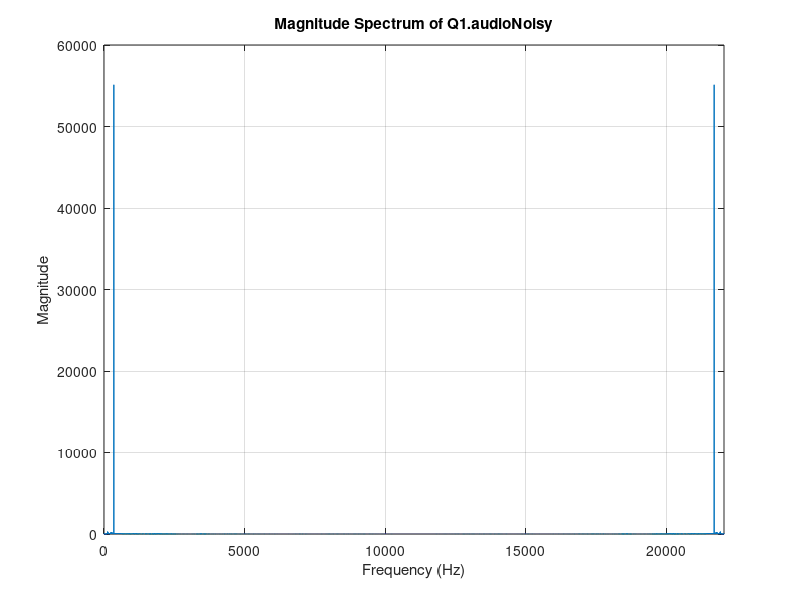
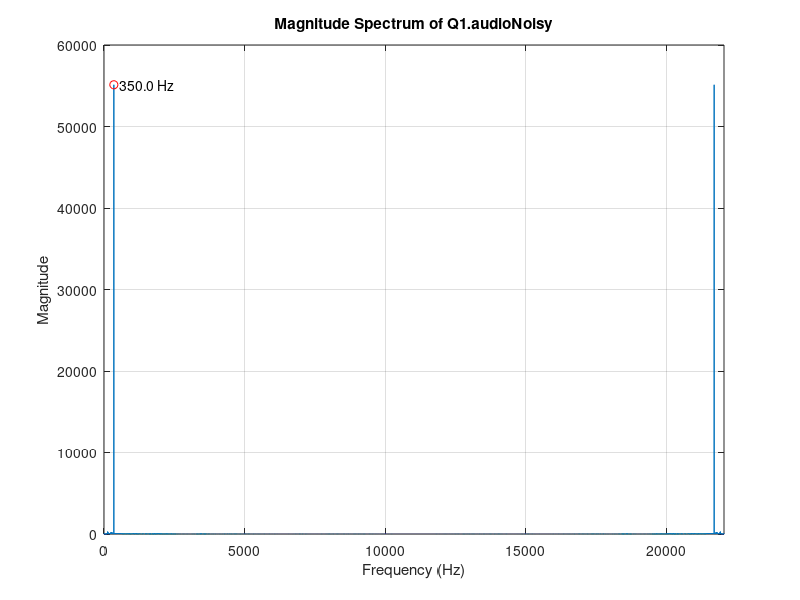
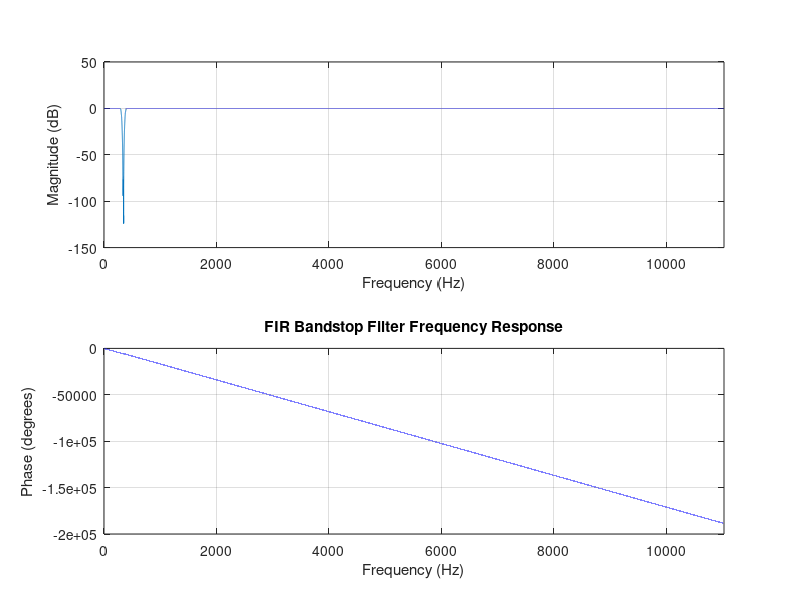

These charts were generated, in order, by the following MATLAB code: (Note: this script raises an error after producing the figures.)
function Answers = u2227951_lab()
%% ES3C5 lab submission template v2.0
%
% Please DO NOT change this header
% Please DO NOT change any code in this top-level function
% Please DO NOT change function or subfunction arguments (Input OR Output)
% DO Change function name above to u<ID>_lab(), where <ID> is your student #

% ES3C5 2025-2026 Lab Assignment
% Module Leader: Viji Ahanathapillai
% Modify the SUBFUNCTIONS below with the code needed to determine or
% demonstrate the answers requested.

% See the Briefing Sheet for full instructions.

% Initialise answer structure
Answers = [];

%% Template call (dummy)
Q0();

%% Remaining Calls
Answers.Q1 = Q1Fun();
Answers.Q2 = Q2Fun();
Answers.Q3 = Q3Fun();


end

%% Template Question on hypotenuse length
% This subfunction is a sample to demonstrate what is expected for comments
function c0 = Q0()
% Please DO NOT change function arguments (input OR output)
% Assign answer to c0 (double value)

% Define triangle lengths
a0 = 2; % 1st side
b0 = 1; % 2nd side

% Find length of hypothenuse
c0 = sqrt(a0^2 + b0^2); % Pythagorean theorem to find 3rd side

end

%%
%%%%%%%%%%%%%%%%%%% Start Modifying Below %%%%%%%%%%%%%%%%%%%%%%%%%%%%%%%%


%% Q1 Audio Signal Processing
% Figures created must be labelled and copied to u<ID>_lab.docx
function Q1 = Q1Fun()
% Please DO NOT change function arguments above (input OR output)
% You must call a plotting function but you can label it manually.

    % Initialising outputs to guarantee they exist (unless you delete them)
    % Please DO NOT modify or move the code below
  

    Q1.audioInput =[];% Q1 part (a)
    Q1.noiseSignal=[];% Q1 part (b)
    Q1.audioNoisy = []; % Q1 part (b)
    Q1.FFTNoisy = []; % Q1 part (b)

    Q1.h = []; % Q1 part (c)
    Q1.filteredAudio = []; % Q1 part (c)
    Q1.audioCustom = []; % Q1 part (d)

    
    % Please DO NOT modify or move the code above
    
    %% Start your Q1 code here
    % DO NOT REMOVE OR MOVE THIS IF STATEMENT
    % WRITE YOUR CODE INSIDE THIS IF STATEMENT
    if exist('u2227951_lab_Audio.mat', 'file') == 2
        load('u2227951_lab_Audio.mat', 'audioRaw');
        
        % 1a) Loading Recording
        Q1.audioInput = audioRaw;
        
        % 1b) Noise Contamination and FFT Analysis
        % Define parameters for noise signal
        N = length(Q1.audioInput);
        n1 = 350; % From u2227951_lab.txt
        f_s = 22050; % Sampling frequency (used to record audio)
        t = (0:N-1)' / f_s; % N time points in seconds
        
        % Create the noise signal
        Q1.noiseSignal = sin(2*pi*n1*t); 
    
        % Contaminate the recorded signal with the noise signal
        Q1.audioNoisy = Q1.audioInput + Q1.noiseSignal; 
    
        % FFT analysis of the contaminated signal
        Q1.FFTNoisy = fft(Q1.audioNoisy); 
        
        f_k = (0:N-1) * (f_s / N); % Compute frequency axis. Each bin k corresponds to frequency k * (f_s / N)
        mag = abs(Q1.FFTNoisy); 
        
        % Plot magnitude spectrum with range [0, 22050) Hz
        figure;
        plot(f_k, mag);
        xlim([0 f_s]);
        xlabel('Frequency (Hz)');
        ylabel('Magnitude');
        title('Magnitude Spectrum of Q1.audioNoisy');
        grid on;
        
        % Find and label the largest peak (excluding DC)
        [mag_peak, peak_index] = max(mag(2:end));
        peak_index = peak_index + 1; % Compensate for skipping DC component
        f_peak = f_k(peak_index);
        saveas(gcf, 'images/1b_magnitude_spectrum.png');
        
        % Label the peak on the plot
        hold on;
        plot(f_peak, mag_peak, 'ro');
        text(f_peak, mag_peak, sprintf('  %.1f Hz', f_peak));
        hold off;
        saveas(gcf, 'images/1b_magnitude_spectrum_labelled.png');
    
        % 1c) FIR Filter design to isolate the largest noise frequency
        % Define filter parameters
        f_nyq = f_s / 2; % Nyquist frequency needed for filter

        % Need to filter out 350 Hz so I tested lower and upper bounds around that to get these values 
        w_cutoff_lower = 310;
        w_cutoff_upper = 380;
        w_n = [w_cutoff_lower w_cutoff_upper] / f_nyq; % Normalised stopband edges 
        
        % Need to ensure the transition is sharp enough to filter out the 350 Hz component
        filter_order = 2100;

        % Blackman window best suits our needs
        win = blackman(filter_order + 1);
        Q1.h = fir1(filter_order, w_n, 'stop', win);
        Q1.filteredAudio = filter(Q1.h, 1, Q1.audioNoisy);
        %soundsc(Q1.filteredAudio, f_s);
        
        % Plot frequency response
        figure;
        freqz(Q1.h, 1, N, f_s);
        title('FIR Bandstop Filter Frequency Response');
        
        % Access the magnitude subplot (top) to add annotations
        subplot(2,1,1);
        ylim auto;
        hold on;
        xline(w_cutoff_lower/1000, '--r', sprintf('f_{c (lower)} = %d Hz', w_cutoff_lower), 'LabelOrientation', 'aligned', 'LabelHorizontalAlignment', 'left', 'LabelVerticalAlignment', 'middle', 'FontSize', 10);
        xline(w_cutoff_upper/1000, '--r', sprintf('f_{c (upper)} = %d Hz', w_cutoff_upper), 'LabelOrientation', 'aligned', 'LabelHorizontalAlignment', 'right', 'LabelVerticalAlignment', 'middle', 'FontSize', 10);
        hold off;
        
        % Add legend or annotation for stopband region
        ylabel('Magnitude (dB)');
        title('FIR Bandstop Filter Frequency Response');
        
        saveas(gcf, 'images/1c_freqz.png');
        
        % Plot noisy and filtered signals for comparison
        figure;
        subplot(2,1,1);
        plot(t, Q1.audioNoisy);
        xlabel('Time (s)');
        ylabel('Amplitude');
        title('Noisy Audio Signal');
        
        subplot(2,1,2);
        plot(t, Q1.filteredAudio);
        xlabel('Time (s)');
        ylabel('Amplitude');
        title('Filtered Audio Signal');
        saveas(gcf, 'images/1c_contaminated_vs_filtered.png');
    
        % 1d) Apply an Effect of Your Choice (Echo)
        % Define echo parameters
        delay_time = 0.3; % Delay in seconds (300 ms for audible echo)
        decay = 0.5; % Decay factor for each echo (0 to 1)
        num_echoes = 3; % Number of echo repetitions
        
        % Convert delay time to samples
        delay_samples = round(delay_time * f_s);
        
        % Initialise output with original signal
        Q1.audioCustom = Q1.audioInput;
        
        % Apply multiple echoes
        % y[n] = x[n] + a*x[n-D] + a^2*x[n-2D] + a^3*x[n-3D] + ...
        for echo = 1:num_echoes
            echo_delay = echo * delay_samples;
            echo_amplitude = decay^echo;
            
            for n = (echo_delay + 1):N
                Q1.audioCustom(n) = Q1.audioCustom(n) + echo_amplitude * Q1.audioInput(n - echo_delay);
            end
        end
        
        % Normalise output to prevent clipping
        Q1.audioCustom = Q1.audioCustom / max(abs(Q1.audioCustom));
        
        % Plot original and echo signals for comparison
        figure;
        subplot(2,1,1);
        plot(t, Q1.audioInput);
        xlabel('Time (s)');
        ylabel('Amplitude');
        title('Original Audio Signal');
        
        subplot(2,1,2);
        plot(t, Q1.audioCustom);
        xlabel('Time (s)');
        ylabel('Amplitude');
        title('Audio with Echo Effect');

        saveas(gcf, 'images/1d_effect.png')
        %soundsc(Q1.audioCustom, f_s);
    end

end

%% Q2 Filter Design
% Figures created must be labelled and copied to u<ID>_lab.docx
function Q2 = Q2Fun()
% Please DO NOT change function arguments above (input OR output)
% You must call a plotting function but you can label it manually.

    % Initialising outputs to guarantee they exist (unless you delete them)
    % Please DO NOT modify code below
    
    Q2.filterOrder = []; % Q2 part (a)
    Q2.a = []; % Q2 part (a)
    Q2.b = []; % Q2 part (a)
    
    % Please DO NOT modify code above
    
    %% Start your Q2 code here
    % DO NOT REMOVE OR MOVE THIS IF STATEMENT
    % WRITE YOUR CODE INSIDE THIS IF STATEMENT

    % Given specifications
    f_s = 650; % Sampling frequency (Hz)
    f_c = 65; % Passband edge frequency (Hz)
    f_sb = 91; % Stopband edge frequency (Hz)
    r_p = 0.2; % Passband ripple (dB)
    a_s = 60; % Stopband attenuation (dB)
    
    % Normalise frequencies (divide by Nyquist frequency)
    f_nyq = f_s / 2;
    w_p = f_c / f_nyq; % Normalised passband frequency
    w_s = f_sb / f_nyq; % Normalised stopband frequency
    
    % 2a) Calculate minimum filter order and design filter
    % Using Chebyshev Type I
    [n, w_n] = cheb1ord(w_p, w_s, r_p, a_s);
    [Q2.b, Q2.a] = cheby1(n, r_p, w_n, 'low');
    Q2.filterOrder = n;
    
    % 2b) Plot frequency response
    figure;
    freqz(Q2.b, Q2.a, 1024, f_s);
    
    % Magnitude response
    subplot(2,1,1);
    title('Chebyshev Type I Lowpass Filter - Magnitude Response');
    grid on;

    % Lines to mark cutoffs and stopband attenuation
    hold on;
    xline(f_c, 'g--');
    xline(f_sb, 'r--');
    yline(-a_s, 'r:');
    
    % Add text labels instead of inline labels
    text(f_c+5, -10, 'f_c = 65 Hz', 'Color', 'g');
    text(f_sb+5, -30, 'f_{sb} = 91 Hz', 'Color', 'r');
    text(200, -a_s+5, 'Stopband Attenuation = 60 dB', 'Color', 'r');
    hold off;

    % Phase response
    subplot(2,1,2);
    title('Chebyshev Type I Lowpass Filter - Phase Response');
    grid on;

    saveas(gcf, 'images/2b_freqz.png')
end

%% Q3 Estimating Unknown Signal
function Q3 = Q3Fun()
% Please DO NOT change function arguments (input OR output)

    % Initialising outputs to guarantee they exist (unless you delete them)
    % Please DO NOT modify code below
    Q3.Obs = []; % Q3 part (a)

    Q3.param = []; % Q3 part (b)

    Q3.yHat = []; % Q3 part (c)

    Q3.mse = []; % Q3 part (d)

    Q3.yFFT = []; % Q3 part (e)
    Q3.fRange = []; % Q3 part (e)
    Q3.yHatFFT = []; % Q3 part (e)
    % Please DO NOT modify code above

    % DO NOT REMOVE THIS IF STATEMENT
    % WRITE YOUR CODE INSIDE THIS IF STATEMENT
    if exist('u2227951_lab_signals.mat', 'file') == 2
        load('u2227951_lab_signals.mat', 'P');
        
        % Sampling parameters
        T_s = 0.045;
        n = length(P);
        t = (0:n-1)' * T_s;
    
        % 3a) Construct the Linear Model
        % Model: P(t) = A*(1-exp(-0.14*t)) + B*exp(-0.23*t)*cos(14.74*t) + C*sin(51.97*t)
        basis_a = 1 - exp(-0.14 * t);
        basis_b = exp(-0.23 * t) .* cos(14.74 * t);
        basis_c = sin(51.97 * t);
        Q3.Obs = [basis_a, basis_b, basis_c];
    
        % 3b) Parameter Estimation
        Q3.param = Q3.Obs \ P;
    
        % 3c) Pressure Prediction
        Q3.yHat = Q3.Obs * Q3.param;
    
        % 3d) Model Error Calculation
        Q3.mse = mean((P - Q3.yHat).^2);
    
        % 3e) Frequency Domain Analysis
        % FFT of noisy pressure data
        Q3.yFFT = fft(P);
    
        % FFT of predicted pressure data
        Q3.yHatFFT = fft(Q3.yHat);
    
        % Frequency vector
        f_s = 1 / T_s;
        Q3.fRange = (0:n-1)' * (f_s / n);
    
        % Plot magnitude spectra
        figure;
        plot(Q3.fRange, abs(Q3.yFFT), 'b-', 'LineWidth', 1.2, 'DisplayName', 'Noisy Data (P)');
        hold on;
        plot(Q3.fRange, abs(Q3.yHatFFT), 'r--', 'LineWidth', 1.5, 'DisplayName', 'Predicted (yHat)');
        hold off;
    
        xlim([0 f_s]);
        xlabel('Frequency (Hz)');
        ylabel('Magnitude');
        title('FFT Magnitude Spectra of Noisy vs Predicted Pressure');
        legend('Location', 'best');
        grid on;
    
        % Label key spectral peaks
        half_n = floor(n/2);
        mag = abs(Q3.yFFT(1:half_n));
        [mag_peak, peak_index] = findpeaks(mag, 'MinPeakHeight', max(mag)*0.1);
        
        hold on;
        for i = 1:length(peak_index)
            f_peak = Q3.fRange(peak_index(i));
            plot(f_peak, mag_peak(i), 'ko', 'MarkerSize', 8);
            text(f_peak, mag_peak(i), sprintf('  %.2f Hz', f_peak));
        end
        hold off;
        
        % Save FFT plot
        saveas(gcf, 'images/3e_fft.png');
        
        % Time domain comparison plot for analysis
        figure;
        plot(t, P, 'b-', 'LineWidth', 1, 'DisplayName', 'Noisy Data (P)');
        hold on;
        plot(t, Q3.yHat, 'r--', 'LineWidth', 1.5, 'DisplayName', 'Predicted (yHat)');
        hold off;
    
        xlabel('Time (s)');
        ylabel('Pressure (bar)');
        title('Time Domain: Noisy vs Predicted Pressure');
        legend('Location', 'best');
        grid on;
    end
end

